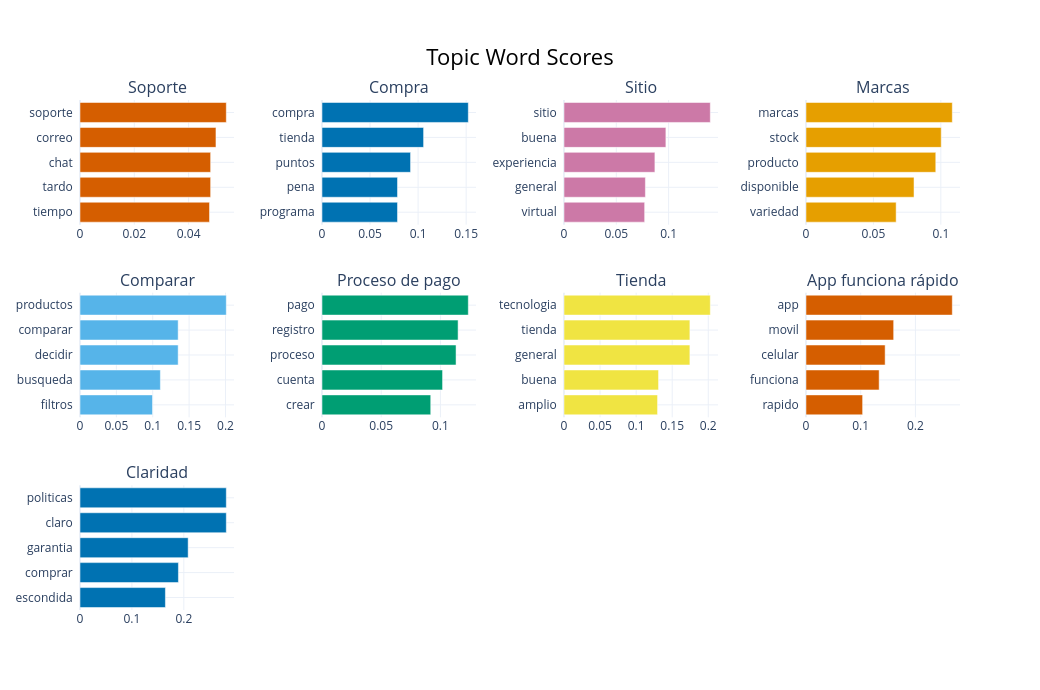

The notebook cell saved with this chart:
### Markdown cell above
Revisen las etiquetas: ¿alguna **inventa** algo que no está en los
documentos? Un modelo de 0.5 mil millones de parámetros es rápido y privado,
pero menos preciso que un LLM grande; por eso conviene revisar siempre la
salida.

### Code cell
fig = topic_model.visualize_barchart(top_n_topics=10, n_words=5, custom_labels=True,
                                     width=260, height=230)
fig.write_html(SALIDAS / "topicos_etiquetados.html", include_plotlyjs="cdn")
fig.show()

### Figure 1 — Plotly figure (JSON) as saved in the notebook; plotly's stock layout.template omitted (floating-point values rounded to 4 significant figures)
{"data": [{"marker": {"color": "#D55E00"}, "orientation": "h", "type": "bar", "x": [0.04769, 0.04811, 0.04811, 0.05007, 0.05388], "xaxis": "x", "y": ["tiempo  ", "tardo  ", "chat  ", "correo  ", "soporte  "], "yaxis": "y"}, {"marker": {"color": "#0072B2"}, "orientation": "h", "type": "bar", "x": [0.07858, 0.07858, 0.09215, 0.1057, 0.1523], "xaxis": "x2", "y": ["programa  ", "pena  ", "puntos  ", "tienda  ", "compra  "], "yaxis": "y2"}, {"marker": {"color": "#CC79A7"}, "orientation": "h", "type": "bar", "x": [0.07709, 0.0778, 0.08689, 0.09739, 0.1399], "xaxis": "x3", "y": ["virtual  ", "general  ", "experiencia  ", "buena  ", "sitio  "], "yaxis": "y3"}, {"marker": {"color": "#E69F00"}, "orientation": "h", "type": "bar", "x": [0.06685, 0.08012, 0.09624, 0.1003, 0.1085], "xaxis": "x4", "y": ["variedad  ", "disponible  ", "producto  ", "stock  ", "marcas  "], "yaxis": "y4"}, {"marker": {"color": "#56B4E9"}, "orientation": "h", "type": "bar", "x": [0.09966, 0.1105, 0.135, 0.135, 0.2011], "xaxis": "x5", "y": ["filtros  ", "busqueda  ", "decidir  ", "comparar  ", "productos  "], "yaxis": "y5"}, {"marker": {"color": "#009E73"}, "orientation": "h", "type": "bar", "x": [0.09182, 0.1018, 0.1132, 0.1149, 0.1235], "xaxis": "x6", "y": ["crear  ", "cuenta  ", "proceso  ", "registro  ", "pago  "], "yaxis": "y6"}, {"marker": {"color": "#F0E442"}, "orientation": "h", "type": "bar", "x": [0.1297, 0.1311, 0.1745, 0.1745, 0.2028], "xaxis": "x7", "y": ["amplio  ", "buena  ", "general  ", "tienda  ", "tecnologia  "], "yaxis": "y7"}, {"marker": {"color": "#D55E00"}, "orientation": "h", "type": "bar", "x": [0.1035, 0.1337, 0.1447, 0.1602, 0.2674], "xaxis": "x8", "y": ["rapido  ", "funciona  ", "celular  ", "movil  ", "app  "], "yaxis": "y8"}, {"marker": {"color": "#0072B2"}, "orientation": "h", "type": "bar", "x": [0.1645, 0.1896, 0.2083, 0.2818, 0.2818], "xaxis": "x9", "y": ["escondida  ", "comprar  ", "garantia  ", "claro  ", "politicas  "], "yaxis": "y9"}], "layout": {"annotations": [{"font": {"size": 16}, "showarrow": false, "text": "Soporte", "x": 0.0875, "xanchor": "center", "xref": "paper", "y": 1, "yanchor": "bottom", "yref": "paper"}, {"font": {"size": 16}, "showarrow": false, "text": "Compra", "x": 0.3625, "xanchor": "center", "xref": "paper", "y": 1, "yanchor": "bottom", "yref": "paper"}, {"font": {"size": 16}, "showarrow": false, "text": "Sitio", "x": 0.6375, "xanchor": "center", "xref": "paper", "y": 1, "yanchor": "bottom", "yref": "paper"}, {"font": {"size": 16}, "showarrow": false, "text": "Marcas", "x": 0.9125, "xanchor": "center", "xref": "paper", "y": 1, "yanchor": "bottom", "yref": "paper"}, {"font": {"size": 16}, "showarrow": false, "text": "Comparar", "x": 0.0875, "xanchor": "center", "xref": "paper", "y": 0.6222, "yanchor": "bottom", "yref": "paper"}, {"font": {"size": 16}, "showarrow": false, "text": "Proceso de pago", "x": 0.3625, "xanchor": "center", "xref": "paper", "y": 0.6222, "yanchor": "bottom", "yref": "paper"}, {"font": {"size": 16}, "showarrow": false, "text": "Tienda", "x": 0.6375, "xanchor": "center", "xref": "paper", "y": 0.6222, "yanchor": "bottom", "yref": "paper"}, {"font": {"size": 16}, "showarrow": false, "text": "App funciona rápido", "x": 0.9125, "xanchor": "center", "xref": "paper", "y": 0.6222, "yanchor": "bottom", "yref": "paper"}, {"font": {"size": 16}, "showarrow": false, "text": "Claridad", "x": 0.0875, "xanchor": "center", "xref": "paper", "y": 0.2444, "yanchor": "bottom", "yref": "paper"}], "height": 690, "hoverlabel": {"bgcolor": "white", "font": {"family": "Rockwell", "size": 16}}, "showlegend": false, "title": {"font": {"color": "Black", "size": 22}, "text": "Topic Word Scores", "x": 0.5, "xanchor": "center", "yanchor": "top"}, "width": 1040, "xaxis": {"anchor": "y", "domain": [0, 0.175], "showgrid": true}, "xaxis10": {"anchor": "y10", "domain": [0.275, 0.45], "showgrid": true}, "xaxis11": {"anchor": "y11", "domain": [0.55, 0.725], "showgrid": true}, "xaxis12": {"anchor": "y12", "domain": [0.825, 1], "showgrid": true}, "xaxis2": {"anchor": "y2", "domain": [0.275, 0.45], "showgrid": true}, "xaxis3": {"anchor": "y3", "domain": [0.55, 0.725], "showgrid": true}, "xaxis4": {"anchor": "y4", "domain": [0.825, 1], "showgrid": true}, "xaxis5": {"anchor": "y5", "domain": [0, 0.175], "showgrid": true}, "xaxis6": {"anchor": "y6", "domain": [0.275, 0.45], "showgrid": true}, "xaxis7": {"anchor": "y7", "domain": [0.55, 0.725], "showgrid": true}, "xaxis8": {"anchor": "y8", "domain": [0.825, 1], "showgrid": true}, "xaxis9": {"anchor": "y9", "domain": [0, 0.175], "showgrid": true}, "yaxis": {"anchor": "x", "domain": [0.7556, 1], "showgrid": true}, "yaxis10": {"anchor": "x10", "domain": [0, 0.2444], "showgrid": true}, "yaxis11": {"anchor": "x11", "domain": [0, 0.2444], "showgrid": true}, "yaxis12": {"anchor": "x12", "domain": [0, 0.2444], "showgrid": true}, "yaxis2": {"anchor": "x2", "domain": [0.7556, 1], "showgrid": true}, "yaxis3": {"anchor": "x3", "domain": [0.7556, 1], "showgrid": true}, "yaxis4": {"anchor": "x4", "domain": [0.7556, 1], "showgrid": true}, "yaxis5": {"anchor": "x5", "domain": [0.3778, 0.6222], "showgrid": true}, "yaxis6": {"anchor": "x6", "domain": [0.3778, 0.6222], "showgrid": true}, "yaxis7": {"anchor": "x7", "domain": [0.3778, 0.6222], "showgrid": true}, "yaxis8": {"anchor": "x8", "domain": [0.3778, 0.6222], "showgrid": true}, "yaxis9": {"anchor": "x9", "domain": [0, 0.2444], "showgrid": true}}}
